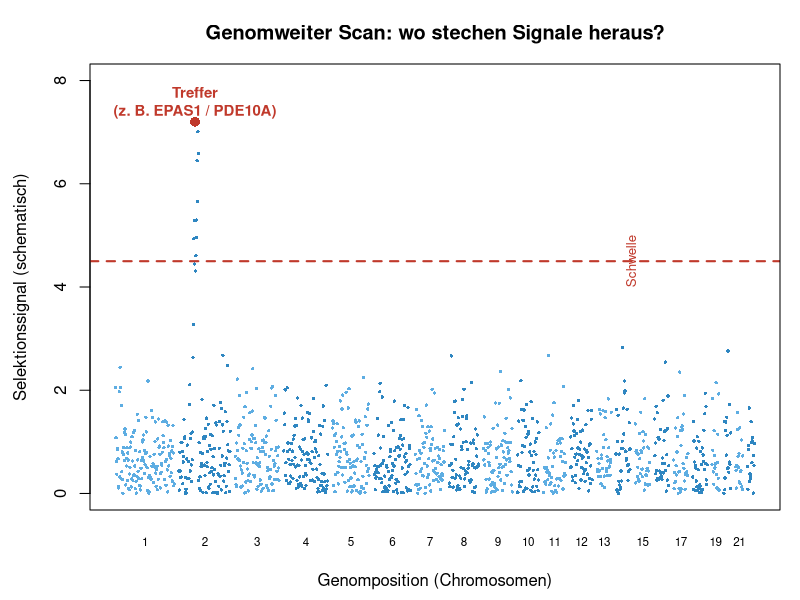

The R script that drew this image:
# Teaching schematic: genome-wide selection scan highlighting a hit
png("pics/biology/genome_scan_schematic.png", width = 1000, height = 420, res = 120)
set.seed(7)
par(mar = c(4.5, 4.5, 3.2, 1), family = "sans")
chr_len <- c(8, 7, 6, 6, 5, 5, 4, 4, 4, 3, 3, 3, 2, 2, 2, 2, 2, 2, 1, 1, 1, 1)
pos <- c()
stat <- c()
chr_id <- c()
x0 <- 0
centers <- c()
for (i in seq_along(chr_len)) {
  n <- chr_len[i] * 18
  x <- x0 + seq_len(n) / 18
  y <- abs(rnorm(n, 0, 0.9))
  # soft background peaks
  if (i %% 4 == 0) y <- y + dnorm(seq_len(n), mean = n / 2, sd = n / 8) * 2
  pos <- c(pos, x)
  stat <- c(stat, y)
  chr_id <- c(chr_id, rep(i, n))
  centers <- c(centers, mean(x))
  x0 <- max(x) + 0.6
}
# strong hit on "chr 2-ish"
hit <- which(chr_id == 2)
stat[hit[35:48]] <- stat[hit[35:48]] + seq(2.5, 5.5, length.out = 14)
stat[hit[40]] <- 7.2

cols <- ifelse(chr_id %% 2 == 1, "#5dade2", "#2e86c1")
plot(pos, stat, pch = 16, cex = 0.45, col = cols,
     xlab = "Genomposition (Chromosomen)", ylab = "Selektionssignal (schematisch)",
     main = "Genomweiter Scan: wo stechen Signale heraus?",
     axes = FALSE, ylim = c(0, 8))
axis(2)
abline(h = 4.5, lty = 2, col = "#c0392b", lwd = 2)
points(pos[hit[40]], stat[hit[40]], pch = 16, cex = 1.3, col = "#c0392b")
text(pos[hit[40]], 7.6, "Treffer\n(z. B. EPAS1 / PDE10A)", col = "#c0392b", cex = 0.9, font = 2)
mtext("Schwelle", side = 4, at = 4.5, line = -8, col = "#c0392b", cex = 0.8)
box()
# chr ticks
axis(1, at = centers, labels = seq_along(chr_len), cex.axis = 0.7, tick = FALSE)
dev.off()
message("ok")
